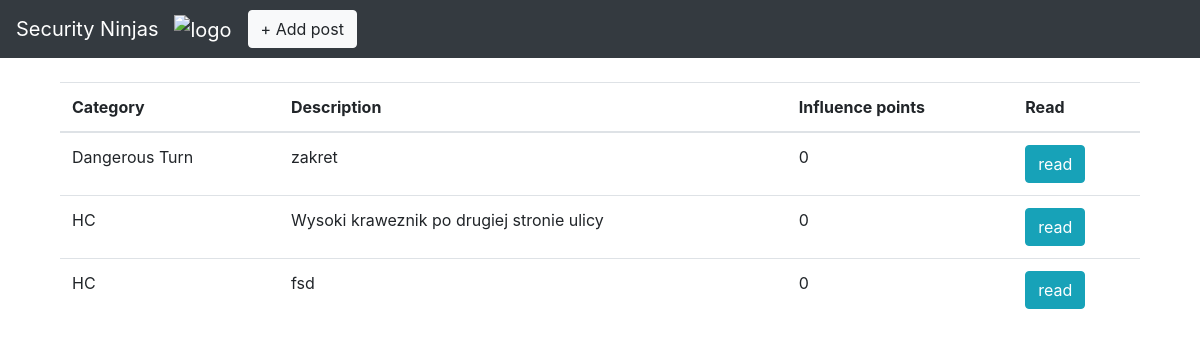
Before: / with the older database file.
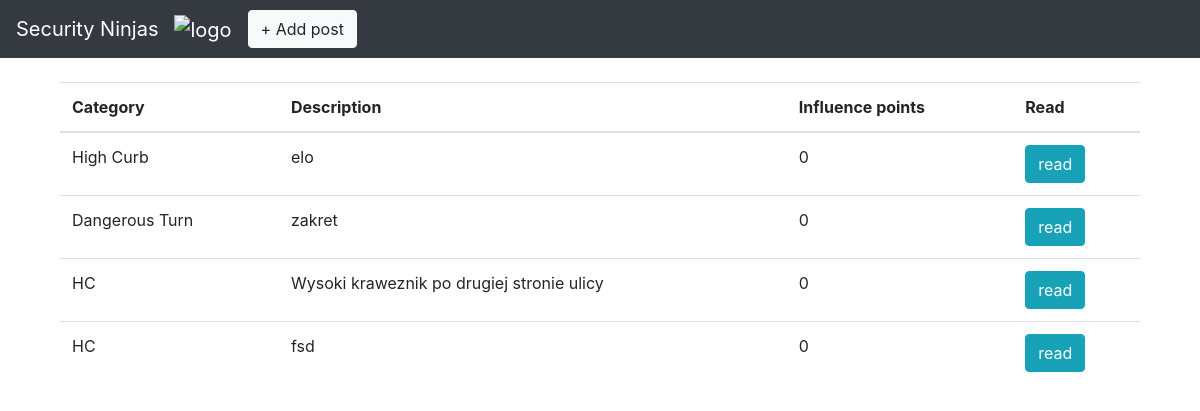
After: the same page with the newer database file.
### hulajnogi_app/models.py (models this page shows, shortened)
class HulajnogaPost(models.Model):
    POSSIBLE_STATES = [
        ('High Curb', 'High Curb'),
        ('Cobblestones', 'Cobblestones'),
        ('Potholes', 'Potholes'),
        ('Dangerous Turn', 'Dangerous Turn'),
        ('Slippery Road', 'Slippery Road'),
        ('Many Pedestrians', 'Many Pedestrians'),
        ('Good Surface', 'Good Surface'),
        ('Wide Road', 'Wide Road'),
        ('Other', 'Other'),
    ]
    creation_date = models.DateTimeField(auto_now_add=True)
    coordinateX = models.FloatField()
    coordinateY = models.FloatField()
    ideas_category = models.CharField(
        max_length=20,
        choices=POSSIBLE_STATES,
        default='Other',
    )
    review_body = models.TextField()
    adress = models.TextField()
    influence_points = models.IntegerField(default=0)

### hulajnogi_app/views.py (the view)
# urls.py: path('', views.PostListView.as_view(), name='index'),
class PostListView(ListView):
    model = HulajnogaPost
    template_name = 'post_list.html'
    context_object_name = "post_list"
    paginate_by = 10
    def get_context_data(self, **kwargs):
        context = super(PostListView, self).get_context_data(**kwargs)
        post_list = []
        for post in HulajnogaPost.objects.all():
            post_list.append(post.review_body[:20])
        context['post_list'] = post_list
        return context
    def get_queryset(self):
        return HulajnogaPost.objects.order_by("-creation_date")

### templates/post_list.html (shortened to what this page needs)
{% extends 'base.html' %}
{% block content %}
    <div class="container">
        <table class="table table-hover">
            <thead>
            <tr>
                <th scope="col">Category</th>
                <th scope="col">Description</th>
                <th scope="col">Influence points</th>
                <th scope="col">Read</th>
            </tr>
            </thead>
            <tbody>
            {% for review in object_list %}
                <tr class='clickable-row' data-href='{% url 'post-detail' pk=review.id %}'>
                    <td>{{ review.ideas_category }}</td>
                    <td>{{ review.review_body }}</td>
                    <td>{{ review.influence_points }}</td>
                    <td>
                        <button type="button" class="btn btn-info" href="{% url 'post-detail' pk=review.id %}">read</button>
                    </td>
                </tr>
            {% endfor %}
            </tbody>
        </table>
    </div>
{% endblock content %}

### templates/base.html (shortened to what this page needs)
{% load static %}
<!DOCTYPE html>
<html lang="en">
<head>
    <link rel="stylesheet" href="https://maxcdn.bootstrapcdn.com/bootstrap/4.0.0/css/bootstrap.min.css">
    <link rel="stylesheet" href="//code.jquery.com/ui/1.12.1/themes/base/jquery-ui.css">
</head>
<body>
{% block navbar %}
<nav class="navbar navbar-expand-md navbar-dark bg-dark mb-4">
   <a class="navbar-brand" href="{% url 'index' %}">Security Ninjas</a>
    <a class="navbar-brand" href="#">
    <img src="https://i.imgur.com/cz0hw1P.png" width="50" height="50" alt="logo">
    </a>
   <ul class="navbar-nav mr-auto">
      <li class="nav-item" ><a class="btn btn-light" href="{% url 'post-new' %}">+ Add post</a></li>
   </ul>
</nav>
{% endblock navbar %}
    <div class="container">
        {% block content %}
        {% endblock content %}
    </div>
</body>
</html>

Changed rows visible on the page:
added HulajnogaPost: ideas_category "High Curb", review_body "elo", influence_points "0"
